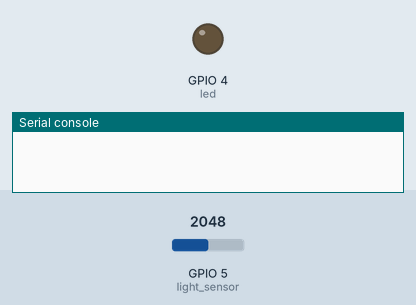
Bench run of a program on a simulated ESP32 board running MicroPython. Parts: output pins drawn as LEDs (lit = HIGH), the last lines printed to the serial console. Inputs (shaded band) come from the test bench; at power-on: GPIO 5 (light_sensor) = 2048 (analog values on the 0–4095 scale). WiFi joins after 1.5 s; no MQTT or app messages arrive unless stated.

Above: at 0.0 s.
At 1.7 s:
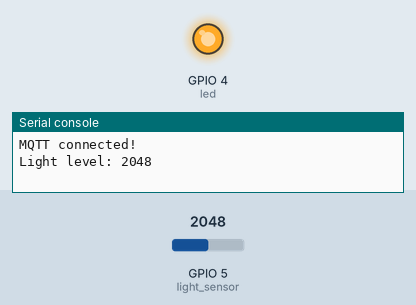
Timing chart, 0 to 3.2 s (numbered marks = the images above):
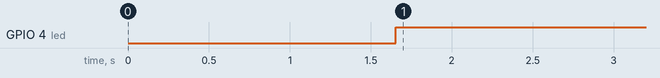

Measured:
- by itself, GPIO 4 (led): LOW → HIGH at 1.7 s

The program:

main.py
```python
import network

ssid = '<NETWORK_SSID>'
password = '<NETWORK_PASSWORD>'

wlan = network.WLAN(network.STA_IF)
wlan.active(True)
if not wlan.isconnected():
    print('connecting to network...')
    wlan.connect(ssid, password)
    while not wlan.isconnected():
        pass
print('network config:', wlan.ipconfig('addr4'))

from umqtt.simple import MQTTClient

import time
from machine import ADC, Pin

light_sensor = ADC(5, atten=ADC.ATTN_0DB)
led = Pin(4, Pin.OUT)

id = '<ID>'
client_name = id + 'nightlight_client'

mqtt_client = MQTTClient(client_name, 'test.mosquitto.org')
mqtt_client.connect()
print("MQTT connected!")

while True:
  light = light_sensor.read()
  print('Light level:', light)
  if light < 2047:
    led.off()
  else:
    led.on()

  time.sleep(1)
```
